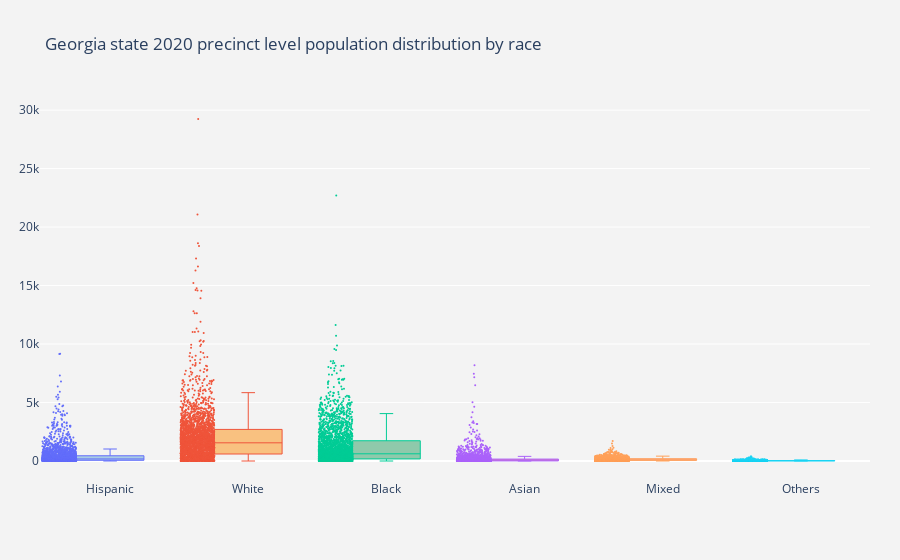

The notebook cell saved with this chart:
### Code cell
# raw precincts
# Georgia state 2020 precinct level population distribution by race
# sample_data/html files/raw_precinct.html
# list3 is a list for raw precinct level population data by race
list3 = [precincts['Hispanic'], precincts['White'], precincts['Black'], precincts['Asian'], precincts['Mixed'], precincts['Others']]
raw_distribution(list3, 'Georgia state 2020 precinct level population distribution by race', 'html_files/raw_precincts.html')

### Figure 1 — Plotly figure (JSON) as saved in the notebook; plotly's stock layout.template omitted (floating-point values rounded to 4 significant figures; data arrays with more than 128 entries replaced by an {"elided": "..."} marker saying what was removed)
{"data": [{"boxpoints": "all", "fillcolor": "rgba(93, 164, 214, 0.5)", "jitter": 0.5, "line": {"width": 1}, "marker": {"size": 2}, "name": "Hispanic", "type": "box", "whiskerwidth": 0.2, "y": {"elided": "2698 int values"}}, {"boxpoints": "all", "fillcolor": "rgba(255, 144, 14, 0.5)", "jitter": 0.5, "line": {"width": 1}, "marker": {"size": 2}, "name": "White", "type": "box", "whiskerwidth": 0.2, "y": {"elided": "2698 int values"}}, {"boxpoints": "all", "fillcolor": "rgba(44, 160, 101, 0.5)", "jitter": 0.5, "line": {"width": 1}, "marker": {"size": 2}, "name": "Black", "type": "box", "whiskerwidth": 0.2, "y": {"elided": "2698 int values"}}, {"boxpoints": "all", "fillcolor": "rgba(255, 65, 54, 0.5)", "jitter": 0.5, "line": {"width": 1}, "marker": {"size": 2}, "name": "Asian", "type": "box", "whiskerwidth": 0.2, "y": {"elided": "2698 int values"}}, {"boxpoints": "all", "fillcolor": "rgba(207, 114, 255, 0.5)", "jitter": 0.5, "line": {"width": 1}, "marker": {"size": 2}, "name": "Mixed", "type": "box", "whiskerwidth": 0.2, "y": {"elided": "2698 int values"}}, {"boxpoints": "all", "fillcolor": "rgba(127, 96, 0, 0.5)", "jitter": 0.5, "line": {"width": 1}, "marker": {"size": 2}, "name": "Others", "type": "box", "whiskerwidth": 0.2, "y": {"elided": "2698 int values"}}], "layout": {"margin": {"b": 80, "l": 40, "r": 30, "t": 100}, "paper_bgcolor": "rgb(243, 243, 243)", "plot_bgcolor": "rgb(243, 243, 243)", "showlegend": false, "title": {"text": "Georgia state 2020 precinct level population distribution by race"}, "yaxis": {"autorange": true, "gridcolor": "rgb(255, 255, 255)", "showgrid": true, "zeroline": true, "zerolinecolor": "rgb(255, 255, 255)", "zerolinewidth": 2}}}
